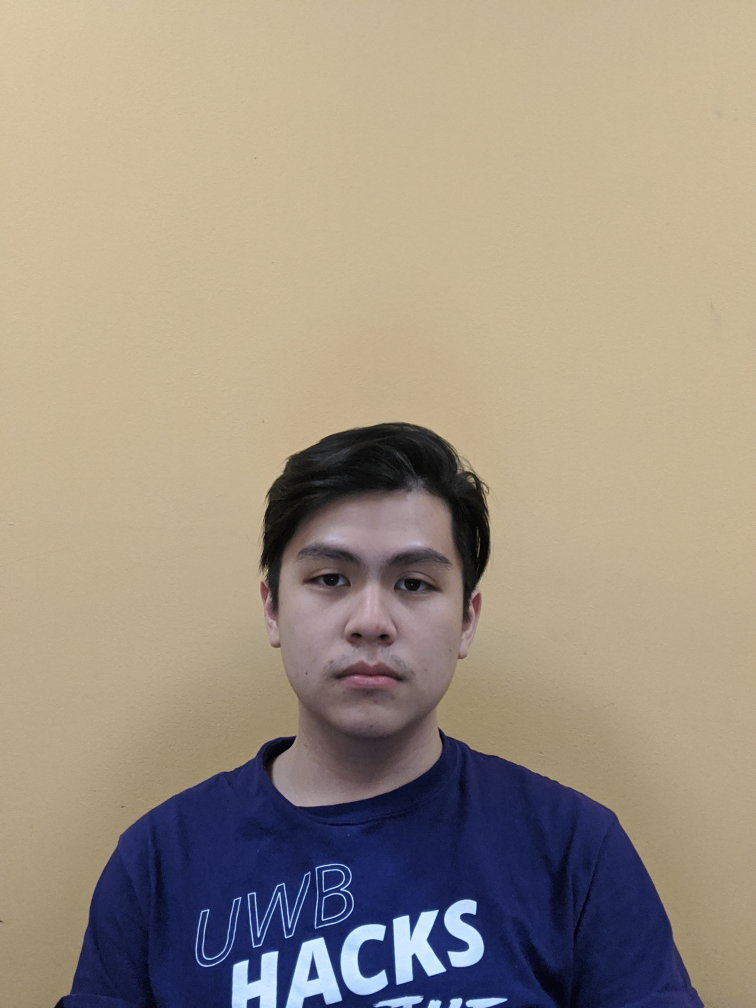
//> input picture OGJ.jpg, 3024 x 4032 px (shown at 1/4 size)
$ ./Source OGJ.jpg OGJ.jpg   (built with g++ and OpenCV 4)
//> lines starting //> are read from the running program, lines starting //| are printed output that depends on the picture
#include <opencv2/core/utility.hpp>
#include "opencv2/core/core.hpp"
#include "opencv2/objdetect.hpp"
#include "opencv2/highgui.hpp"
#include "opencv2/imgproc.hpp"
#include "opencv2/videoio.hpp"
#include <iostream>

#define PI 3.14159265

/*********************************************
Improvements suggestions:
	1) Detect ALL faces and enlarge all
	2) Enlarge the eyse also
	3) tilted head

NEED to FIX:
	1) enlarging scale should depend on the picture size and face size ratio


MULTIPLE FACE DETECTION
	1) count the number of faces detected
	2) make a vector of that size to store face info (center, width, height) for ellipse
	3) for each face, enlarge and stitch
	4) go through the vectors and blur

***********************************************/

using namespace cv;
using namespace std;

/** Function Headers */
Mat detectAndDisplay(const Mat& frame);
void displayImage(const Mat& img, String winName);

/** Global variables */
String face_cascade_name = "haarcascade_frontalface_alt.xml";
//String smile_cascade_name = "haarcascade_smile.xml";
String eyes_cascade_name = "haarcascade_eye_tree_eyeglasses.xml";
CascadeClassifier face_cascade;
CascadeClassifier eyes_cascade;
//CascadeClassifier smile_cascade;

// borderCheck
// Pre-condition: input is a valid Mat object
//					row and col can be any real integer
// Post-condition: checks whether the element at row, col is a valid location
//					of the input Mat
// [106 lines left out: functions borderCheck, bilinearInterpolation, convolute, not called in this run]

// calcEllipse
// Pre-condition : row, col are non-negative integers
// Post-condition : returns a value based on the ellipse mathematical equation
// ellipse equation with rotation
	// ((X-Cx)*cos⁡(θ)+(Y-Cy)*sin⁡(θ))^2/(Rx)^2 +
	// ((X-Cx)*sin⁡(θ)-(Y-Cy)*cos⁡(θ))^2/(Ry)^2 =1
	// (Cx,Cy)  is the center of the Ellipse.
 	// Rx is the Major-Radius, and Ry is the Minor-Radius.
	// θ is the angle of the Ellipse rotation.

double calcEllipse(int row, int col, Point center, int width, int height, double angle = 0)
{
	double leftHandSide1, leftHandSide2, ans;
	leftHandSide1 = pow((col - center.x) * cos(angle * PI / 180) + (row - center.y) *
		sin(angle * PI / 180), 2) / pow((width/2), 2);
	leftHandSide2 = pow((col - center.x) * sin(angle * PI / 180) - (row - center.y) *
		cos(angle * PI / 180), 2) / pow((height/2), 2);
	ans = leftHandSide1 + leftHandSide2;

	return ans;
}

// Blurring the corner of the enlarged face
//
// Pre-condition:
// Post-condition:
Mat blurCorner(const Mat& input, int width, int height, Point center, double angle) {
	Mat output = input.clone();

	//Make blur kernel
	//double kernelVals[9] = { 0.0625, 0.125, 0.0625, 0.125, 0.25, 0.125, 0.0625, 0.125, 0.0625 };
	/* double kernelVals[25] = {
	1.0 / 256, 4.0 / 256, 6.0 / 256, 4.0 / 256, 1.0 / 256,
	4.0 / 256, 16.0 / 256, 24.0 / 256, 16.0 / 256, 4.0 / 256,
	6.0 / 256, 24.0 / 256, 36.0 / 256, 24.0 / 256, 6.0 / 256,
	4.0 / 256, 16.0 / 256, 24.0 / 256, 16.0 / 256, 4.0 / 256,
	1.0 / 256, 4.0 / 256, 6.0 / 256, 4.0 / 256, 1.0 / 256
	}; */

	double kernelVals[49] = { 0.000036, 0.000363, 0.001446, 0.002291, 0.001446, 0.000363, 0.000036, 0.000363,
					0.003676,0.014662,0.023226,0.014662,0.003676,0.000363,0.001446,0.014662,0.058488,0.092651,
					0.058488,0.014662,0.001446,0.002291,0.023226,0.092651,0.146768,0.092651,0.023226,0.002291,
					0.001446,0.014662,0.058488,0.092651,0.058488,0.014662,0.001446,0.000363,0.003676,0.014662,
					0.023226,0.014662,0.003676,0.000363,0.000036,0.000363,0.001446,0.002291,0.001446,0.000363,
					0.000036 };
	Mat blurKernel = Mat(7, 7, DataType<double>::type, kernelVals);

	for (int row = 0; row < output.rows; row++) {
		for (int col = 0; col < output.cols; col++) {

			double LHS = calcEllipse(row, col, center, width, height,angle);

			//if at border blur
			if (LHS < 1.05 && LHS > 0.8) {
				Vec3b p = convolute(input, blurKernel, row, col);
				output.at<Vec3b>(row, col) = p;
			}

		}
	}
	return output;
}

// scale
// pre:	Image& input, double sx, and double sy are passed in.
//		input image passed in is correctly allocated and formatted.
// post: returns output image which is the width of the input that is
//		 scaled by float sx and the height of the input scaled by float sy,
//		 using bilinear interpolation. pixels out side of the boundaries of
//		 the input image is represented as black.
Mat scale(const Mat& input, int cx, int cy, double s) {
	Mat output = input.clone();

	double centerRow = cy;
	double centerCol = cx;

	for (int row = 0; row < input.rows; row++) {
		for (int col = 0; col < input.cols; col++) {
			double x = (col - centerCol) / s + centerCol;
			double y = (row - centerRow) / s + centerRow;

			if (x > 0 && x < input.cols && y > 0 && y < input.rows)
				output.at<Vec3b>(row, col) = input.at<Vec3b>(y, x);
		}
	}
	return output;
}

// Overlay cropped enlarged head onto original picture
//
// Pre-condition: - sourceImage will be the enlarged head
//				  - originalImage will be the original image
// Post-condition: returns the overlayed image, without changing input objects
Mat overlay(const Mat& face, const Mat& input) {

	Mat output = input.clone();

	Vec3b green = { 0, 255, 0 };

	for (int col = 0; col < input.cols; col++) {
		for (int row = 0; row < input.rows; row++) {

			// if the color is not green, then grab it
			if (face.at<Vec3b>(row, col) != green) {
				//output.at<Vec3b>(row, col) = face.at<Vec3b>(row, col);
				int placeFaceHigher = input.rows / 20;
				if (row - placeFaceHigher >= 0)
					output.at<Vec3b>(row - placeFaceHigher, col) = face.at<Vec3b>(row, col);
			}
		}
	}

	cv::imwrite("Overlay.jpg", output);

	return output;
}


// FetchFace
// ---------
// Pre-condition: input is a valid image
// Post-condition: crops out ONE face and puts it onto a green background
// ---------
//		- const Mat& input: the source image
//		- int width: the widht of the face
//		- int height: the height of the face (chin to hairtop)
//		- Point center: the center point of the face (around the nose)
Mat fetchFace(const Mat& input, int width, int height, Point center, double angle = 0) {

	Mat onlyFace = input.clone();

	for (int row = 0; row < onlyFace.rows; row++) {
		for (int col = 0; col < onlyFace.cols; col++) {

			double LHS = calcEllipse(row, col, center, width, height, angle);

			// makes it green if outside the head
			if (LHS > 1)
				onlyFace.at<Vec3b>(row, col) = { 0, 255, 0 };
		}
	}
	return onlyFace;

}

/** @function detectAndDisplay */
Mat detectAndDisplay(const Mat& frame)
{
	double scaleFactor = 1.6;
	std::cout << "width: " << frame.cols << "height: " << frame.rows << endl;
	Point finalCenter;
	Mat faceOnly;
	Mat frame_gray;

	Mat overlayed = frame.clone();
	cvtColor(frame, frame_gray, COLOR_BGR2GRAY);
	equalizeHist(frame_gray, frame_gray);


	//-- Detect faces
	std::vector<Rect> faces;
	face_cascade.detectMultiScale(frame_gray, faces);

	for (auto val : faces)
		std::cout << val << " ";

	std::cout << "Number of faces detected : " << faces.size() << endl;

	// saves the center,width and height of each faces
	vector<pair<Point, pair<double, double>>> facePositions(faces.size());

	Point eye0, eye1;
	double angle = 0;
	Mat output = frame.clone();

	// For each face
	for (int i = 0; i < faces.size(); i++)
	{

		//Get eyes information
		Mat faceROI = frame_gray(faces[i]);
		vector<Rect> eyes;
		eyes_cascade.detectMultiScale(faceROI, eyes);
		std::cout << "No. of eyes: " << eyes.size() << endl;
		if (eyes.size() == 2)
		{
			eye0 = Point(eyes[0].x, eyes[0].y);
			eye1 = Point(eyes[1].x, eyes[1].y);
			angle = atan((double)(eye0.y - eye1.y) / (double)(eye0.x - eye1.x)) * 180 / PI;
			std::cout << "Angle is: " << angle << endl;
		}

		// Get face information
		int cx = faces[i].x + faces[i].width / 2;
		int cy = faces[i].y + faces[i].height / 2 - faces[i].height * 0.08;
		Point center(cx, cy);
		Point faceCenter(cx, cy);

		// Drawing ellipse
		Size faceSize(faces[i].width, (faces[i].height) * 1.3);
		RotatedRect rRect(faceCenter, faceSize, angle);
		ellipse(output, rRect, Scalar(0, 255, 0), 5);

		// An image with the cropped face with a green background
		faceOnly = fetchFace(frame, faces[i].width * 0.9, faces[i].height * 1.4, center, angle);

		// An image with the enlarged cropped face with a green background
		faceOnly = scale(faceOnly, cx, cy, scaleFactor);
		overlayed = overlay(faceOnly, overlayed);
	}

	// for loop to blur all edges of all faces
	output = overlayed.clone();
	for (int i = 0; i < faces.size(); i++) {
		output = blurCorner(output, facePositions[i].second.first,
		facePositions[i].second.second, facePositions[i].first, angle);
	}

	displayImage(output, "blurred Corners");
	imwrite("afterBlur.jpg", output);
	return output;
}

// displayImage
//
// Pre-condition: img is a valid img
// Post-condition: Displays the image onto a popUp window
void displayImage(const Mat& img, String winName)
{
	namedWindow(winName, WINDOW_NORMAL);
	resizeWindow(winName, img.cols, img.rows);
	imshow(winName, img);
	waitKey(0);
}

// detectAndDisplayUsingEdgeDetection
//
// pre-condition: given frame is a valid image
// post-condition: retrireves a region of interest (per face) from a given frame,
//				   performs gaussian smoothing and detects edges using Canny.
//				   Creates a mask that only includes facial part, enlarges and
//				   attaches to the original image to create a big head picture.
Mat detectAndDisplayUsingEdgeDetection(const Mat& frame) {

	Mat output = frame.clone();
	double scaleFactor = 1.6;

	cout << "width: " << frame.cols << "height: " << frame.rows << endl;
	Point finalCenter;
	Mat jerFace;
	Mat enlargedJer;
	Mat frame_gray;
	Mat overlayed = frame.clone();

	cvtColor(frame, frame_gray, COLOR_BGR2GRAY);
	equalizeHist(frame_gray, frame_gray);

	//-- Detect faces
	std::vector<Rect> faces;
	face_cascade.detectMultiScale(frame_gray, faces);

	for (auto val : faces)
		cout << val << " ";

	cout << "Number of faces detected : " << faces.size();
	cout << endl;

	// saves the center, width and height of each faces
	vector<pair<Point, pair<double, double>>> facePositions(faces.size());

	vector<Mat> extractedFaces(faces.size());
	for (size_t i = 0; i < faces.size(); i++)
	{

		int cx = faces[i].x + faces[i].width / 2;
		int cy = faces[i].y + faces[i].height / 2 - faces[i].height * 0.08;

		// Point object of the face's center
		Point center(cx, cy);
		finalCenter = center;

		facePositions[i] = make_pair(finalCenter, make_pair(faces[i].width * scaleFactor * 0.9, faces[i].height * 1.4 * scaleFactor));

		Point topLeft(faces[i].x, faces[i].y);
		cout << topLeft << endl;
		Point bottomRight(faces[i].x + faces[i].width, faces[i].y + faces[i].height);

		Mat faceROI = frame_gray(faces[i]);

		// gets bigger frame with face (so we don't crop some part of the faces)
		Mat biggerRectangle(frame, Rect(faces[i].x - 30, faces[i].y - 30, faces[i].width + 60, faces[i].height + 60));

		// img0
		Mat biggerROI3 = biggerRectangle.clone();
		// img1
		Mat biggerROI;
		// applying canny filter
		Mat blurred;
		imwrite("bigRegionOfInterest.jpg", biggerROI3);
		double sizeX = (biggerROI3.rows % 2 != 1) ? biggerROI3.rows - 1 : biggerROI3.rows;
		double sizeY = (biggerROI3.cols % 2 != 1) ? biggerROI3.cols - 1 : biggerROI3.cols;

		GaussianBlur(biggerROI3, blurred, Size(sizeX, sizeY), 0.8);
		Canny(blurred, biggerROI, 50, 40);
		imwrite("afterCanny.jpg", biggerROI);

		// find contours
		vector<vector<Point>> contours;
		cv::findContours(biggerROI, contours, RETR_EXTERNAL, CHAIN_APPROX_NONE);
		// create mask
		Mat mask = Mat::zeros(biggerROI.rows, biggerROI.cols, CV_8UC1);
		// fills the connected components found
		drawContours(mask, contours, -1, Scalar(255), FILLED);

		imwrite("mask.jpg", mask);
		imshow("region of interest", mask);
		waitKey(0);

		Mat filledMask = biggerROI3.clone();

		Mat greenBlock(filledMask.rows, filledMask.cols, 1);
		// set background to green
		greenBlock.setTo(Scalar(0, 255, 0));

		for (int r = 0; r < mask.rows; r++) {
			// from left
			for (int c = 0; c < mask.cols; c++) {
				uchar pixelGrayValue = mask.at<uchar>(r, c);

				if ((int)pixelGrayValue == 0) {
					filledMask.at<Vec3b>(r, c) = { 0, 255, 0 };
				}
				else {
					break;
				}
			}
			// from right
			for (int c = mask.cols - 1; c >= 0; c--) {
				uchar pixelGrayValue = mask.at<uchar>(r, c);

				if ((int)pixelGrayValue == 0) {
					filledMask.at<Vec3b>(r, c) = { 0, 255, 0 };
				}
				else {
					break;
				}
			}
		}
		cout << "after outer" << endl;
		imwrite("filledMask.jpg", filledMask);

		imshow("filled", filledMask);
		waitKey(0);

		// An image with the cropped face with a green background
		jerFace = fetchFace(frame, faces[i].width * 0.9, faces[i].height * 1.4, center);

		// An image with the enlarged cropped face with a green background
		Mat cannyDetectedFace = frame.clone();
		cannyDetectedFace.setTo(Scalar(0, 255, 0));

		for (int r = 0; r < filledMask.rows; r++) {
			for (int c = 0; c < filledMask.cols; c++) {

				/*int rowInPic = faces[i].x + r;
				int colInPic = faces[i].y + c;*/
				//	this code is overfitted to "OGJ.jpg"
				int rowInPic = faces[i].x - 15 + r;
				int colInPic = faces[i].y - 55 + c;
				if (rowInPic >= 0 && rowInPic < cannyDetectedFace.rows
					&& colInPic >= 0 && colInPic < cannyDetectedFace.cols) {
					// not out of bound
					cannyDetectedFace.at<Vec3b>(rowInPic, colInPic) = filledMask.at<Vec3b>(r, c);
				}
			}
		}
		imwrite("originalSizeWithHead.jpg", cannyDetectedFace);
		imshow("stitched", cannyDetectedFace);
		waitKey(0);

		Mat scaledFace = scale(cannyDetectedFace, cx, cy, scaleFactor);
		extractedFaces[i] = scaledFace;

		imwrite("scaledHead.jpg", scaledFace);
		imshow("scaled", scaledFace);
		waitKey(0);
	}

	for (int i = 0; i < extractedFaces.size(); i++) {
		overlayed = overlay(extractedFaces[i], overlayed);
	}

	imshow("overlayed.jpg", overlayed);
	waitKey(0);
	imwrite("output.jpg", overlayed);

	return overlayed;
}


int main(int argc, const char** argv) {
	cout << "runs" << endl;

	String filename = argv[1];
	string filename2 = argv[2];
	//cout << filename <<  endl;
	Mat original = imread(filename);
//> original is the input picture: 4032 rows x 3024 cols, CV_8UC3; mean B, G, R 131.7, 147, 159.5
	Mat original2 = imread(filename2);

	// resize
	while (original.rows * original.cols >= 500000) //more than 500 x 500
		resize(original, original, Size(), 0.5, 0.5);

	while (original2.rows * original2.cols >= 500000) //more than 500 x 500
		resize(original2, original2, Size(), 0.5, 0.5);


	// Load the cascades
	if (!face_cascade.load(face_cascade_name)) { printf("--(1)Error loading\n"); return -1; };
	if (!eyes_cascade.load(eyes_cascade_name)) { printf("--(2)Error loading\n"); return -1; };
	//if (!smile_cascade.load(smile_cascade_name)) { printf("--(3)Error loading\n"); return -1; };

	//Approach 1:
	// Detects the faces using haar cascade and enlarges them. If the faces are tilted, it adjusts the anagles.
	imwrite("original.jpg", original);
	Mat enlarged = detectAndDisplay(original);
//| width: 378height: 504
//> in detectAndDisplay, `equalizeHist(frame_gray, frame_gray);`:
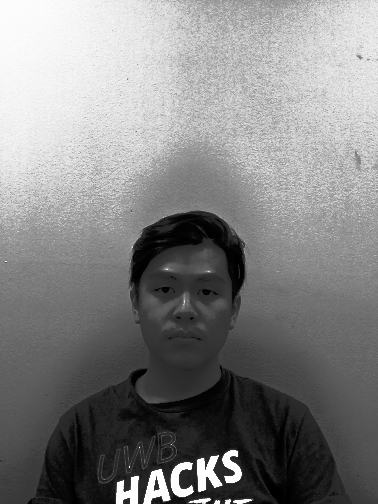
//> frame_gray: 504 rows x 378 cols, CV_8UC1; min 0, max 255, mean 130.7
//> in detectAndDisplay, `face_cascade.detectMultiScale(frame_gray, faces);`: faces = 1 Rect (x, y, width, height): [127, 245, 118, 118]
//> the loop in detectAndDisplay, `for (auto val : faces)` made 1 pass
//| [118 x 118 from (127, 245)]
//| Number of faces detected : 1
//> in detectAndDisplay, `vector<pair<Point, pair<double, double>>> facePositions(faces.size());`: facePositions = 1 item
//> the loop in detectAndDisplay, `for (int i = 0; i < faces.size(); i++)` made 1 pass
//> (eye0, eye1, angle, cx, cy, rRect, centerRow in scale, centerCol in scale) on pass 1: (Point(26, 33), Point(67, 36), 4.18, 186, 294, centre (186, 294), size (118, 153), angle 4.2, 294, 186)
//| No. of eyes: 2
//| Angle is: 4.18492
//> pass 1, in detectAndDisplay, `Mat faceROI = frame_gray(faces[i]);`:
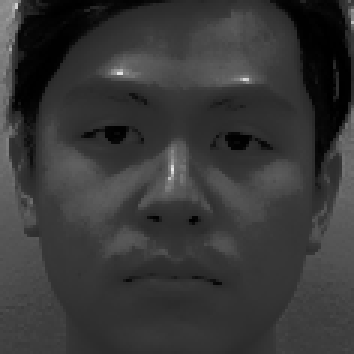
//> faceROI: 118 rows x 118 cols, CV_8UC1 (shown 3 times larger); min 0, max 232, mean 55.5
//> pass 1, in detectAndDisplay, `faceOnly = fetchFace(frame, faces[i].width * 0.9, faces[i].height * 1...`:
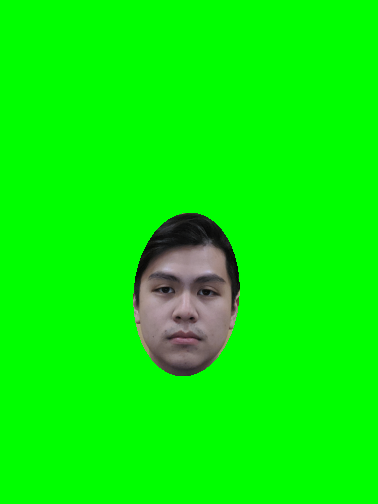
//> faceOnly: 504 rows x 378 cols, CV_8UC3; mean B, G, R 6.6, 243.3, 7.6
//> after the loop in detectAndDisplay, `for (int i = 0; i < faces.size(); i++)`:
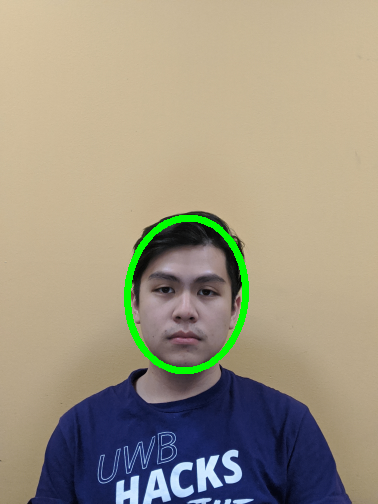
//> output: 504 rows x 378 cols, CV_8UC3; mean B, G, R 130.8, 149.9, 158.3
//> the loop in detectAndDisplay, `for (int i = 0; i < faces.size(); i++)` made 1 pass
	imwrite("originalAfterEnlarged.jpg", original);

	// Approach 2:
	// Detects the face and extracts it using edge detection. After masking, it enlarges the face.
	imwrite("original2.jpg", original2);
	Mat enlarged2 = detectAndDisplayUsingEdgeDetection(original2);
//| width: 378height: 504
//> in detectAndDisplayUsingEdgeDetection, `face_cascade.detectMultiScale(frame_gray, faces);`: faces = 1 Rect (x, y, width, height): [127, 245, 118, 118]
//> the loop in detectAndDisplayUsingEdgeDetection, `for (auto val : faces)` made 1 pass
//| [118 x 118 from (127, 245)]
//| Number of faces detected : 1
//> in detectAndDisplayUsingEdgeDetection, `vector<pair<Point, pair<double, double>>> facePositions(faces.size());`: facePositions = 1 item
//> the loop in detectAndDisplayUsingEdgeDetection, `for (size_t i = 0; i < faces.size(); i++)` made 1 pass
//> (cx, cy, topLeft, bottomRight, centerRow in scale, centerCol in scale) on pass 1: (186, 294, Point(127, 245), Point(245, 363), 294, 186)
//| [127, 245]
//| after outer
//> pass 1, in detectAndDisplayUsingEdgeDetection, `Mat biggerRectangle(frame, Rect(faces[i].x - 30, faces[i].y - 30, face..`:
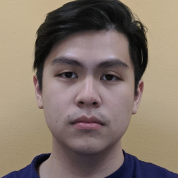
//> biggerRectangle: 178 rows x 178 cols, CV_8UC3; mean B, G, R 107.1, 118, 132.6
//> pass 1, in detectAndDisplayUsingEdgeDetection, `Canny(blurred, biggerROI, 50, 40);`:
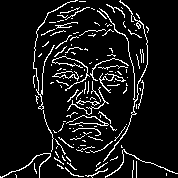
//> biggerROI: 178 rows x 178 cols, CV_8UC1; 8.9% white in thin lines or dots
//> the loop in detectAndDisplayUsingEdgeDetection, `for (int i = 0; i < extractedFaces.size(); i++)` made 1 pass
//> pass 1, in overlay (call 2), `cv::imwrite("Overlay.jpg", output);`:
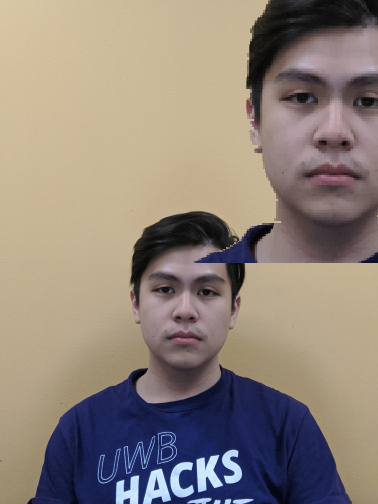
//> saved as Overlay.jpg: 504 rows x 378 cols, CV_8UC3; mean B, G, R 122.3, 131.9, 144.1
	imwrite("originalAfterEnlarged2.jpg", original2);

	cout << "Done";


	return 0;
}
